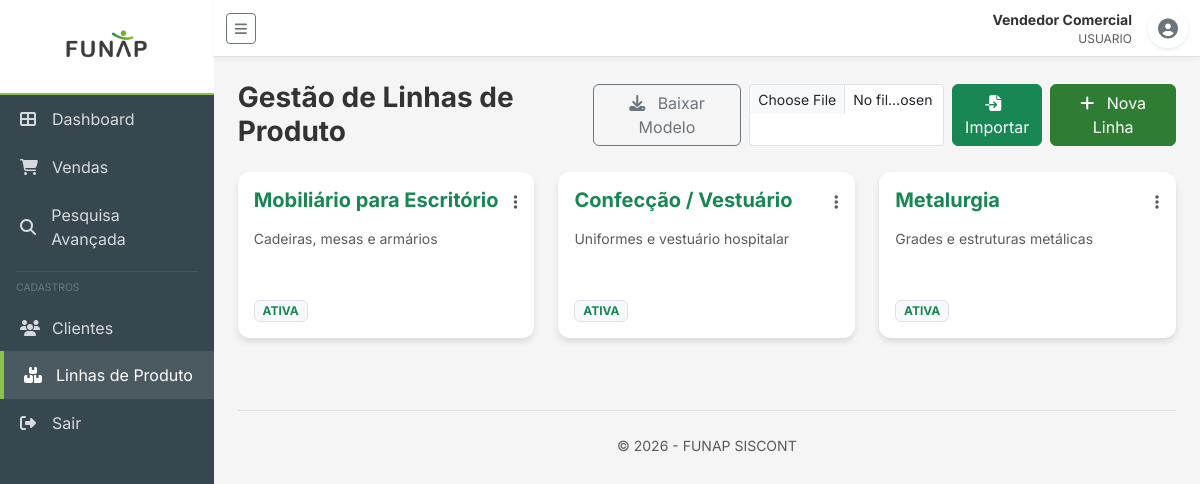
The app's page /linhas-produto (signed in) with its own data.
### app/models/usuario.py (models this page shows)
class Usuario(Base):
    __tablename__ = "usuarios"
    id: Mapped[int] = mapped_column(primary_key=True, index=True)
    nome: Mapped[str] = mapped_column(String(150), nullable=False)
    email: Mapped[str] = mapped_column(String(200), unique=True, nullable=False, index=True)
    senha_hash: Mapped[str] = mapped_column(String(255), nullable=False)
    perfil: Mapped[PerfilEnum] = mapped_column(SAEnum(PerfilEnum), default=PerfilEnum.usuario, nullable=False)
    ativo: Mapped[bool] = mapped_column(Boolean, default=True, nullable=False)
    diretoria_id: Mapped[int | None] = mapped_column(ForeignKey("diretorias.id"), nullable=True, index=True)
    created_at: Mapped[datetime] = mapped_column(DateTime(timezone=True), server_default=func.now())
    updated_at: Mapped[datetime] = mapped_column(
        DateTime(timezone=True), server_default=func.now(), onupdate=func.now()
    )
    diretoria: Mapped["Diretoria"] = relationship("Diretoria", back_populates="usuarios")

### app/models/linha_produto.py (models this page shows)
class LinhaProduto(Base):
    __tablename__ = "linhas_produto"
    id: Mapped[int] = mapped_column(primary_key=True, index=True)
    nome: Mapped[str] = mapped_column(String(150), nullable=False, index=True)
    descricao: Mapped[str | None] = mapped_column(Text, nullable=True)
    ativa: Mapped[bool] = mapped_column(default=True, nullable=False)
    created_at: Mapped[datetime] = mapped_column(DateTime(timezone=True), server_default=func.now())
    updated_at: Mapped[datetime] = mapped_column(
        DateTime(timezone=True), server_default=func.now(), onupdate=func.now()
    )
    vendas: Mapped[list["Venda"]] = relationship("Venda", back_populates="linha_produto")

### app/routers/linhas_produto.py (the view)
@router.get("")
async def list_linhas(
    request: Request,
    db: Session = Depends(get_db),
    current_user: Usuario = Depends(security.get_current_active_user)
):
    linhas = linha_repo.get_multi(db)
    return templates.TemplateResponse(
        "linhas_produto/list.html",
        {"request": request, "linhas": linhas, "user": current_user}
    )

### app/templates/linhas_produto/list.html (shortened to what this page needs)
{% extends "base.html" %}
{% block page_title %}Gestão de Linhas de Produto{% endblock %}
{% block actions %}
<div class="d-flex gap-2">
    <a href="/linhas-produto/template" class="btn btn-outline-secondary">
        <i class="fas fa-download me-2"></i> Baixar Modelo
    </a>
    <form action="/linhas-produto/importar" method="post" enctype="multipart/form-data" class="d-inline-flex gap-2">
        <input type="file" name="file" class="form-control form-control-sm" style="max-width: 200px;" required>
        <button type="submit" class="btn btn-success">
            <i class="fas fa-file-import me-2"></i> Importar
        </button>
    </form>
    <a href="/linhas-produto/novo" class="btn btn-primary">
        <i class="fas fa-plus me-2"></i> Nova Linha
    </a>
</div>
{% endblock %}
{% block content %}
<div class="row">
    {% for linha in linhas %}
    <div class="col-md-4 mb-4">
        <div class="card h-100">
            <div class="card-body">
                <div class="d-flex justify-content-between">
                    <h5 class="card-title fw-bold text-success">{{ linha.nome }}</h5>
                    <div class="dropdown">
                        <button class="btn btn-link text-muted p-0" type="button" data-bs-toggle="dropdown">
                            <i class="fas fa-ellipsis-v"></i>
                        </button>
                    </div>
                </div>
                <p class="card-text text-muted small mt-2">
                    {{ linha.descricao or 'Sem descrição.' }}
                </p>
            </div>
            <div class="card-footer bg-transparent border-0 pb-3">
                <span class="badge bg-light text-success border">ATIVA</span>
            </div>
        </div>
    </div>
    {% else %}
    <div class="col-12 text-center py-5">
        <i class="fas fa-boxes fa-3x mb-3 d-block opacity-25"></i>
        Nenhuma linha de produto cadastrada.
    </div>
    {% endfor %}
</div>
{% endblock %}

### app/templates/base.html (shortened to what this page needs)
<!DOCTYPE html>
<html lang="pt-br">
<head>
    <link href="https://cdn.jsdelivr.net/npm/bootstrap@5.3.2/dist/css/bootstrap.min.css" rel="stylesheet">
    <link href="https://cdnjs.cloudflare.com/ajax/libs/font-awesome/6.4.2/css/all.min.css" rel="stylesheet">
    <link href="{{ url_for('static', path='/css/styles.css') }}" rel="stylesheet">
</head>
<body>
    <div class="d-flex" id="wrapper">
        {% if user %}
        <div id="sidebar-wrapper">
            <div class="sidebar-heading">
                <img src="{{ url_for('static', path='/img/sidebar_logo.png') }}" alt="FUNAP">
            </div>
            <div class="list-group list-group-flush">
                <a href="/dashboard"
                    class="list-group-item list-group-item-action {% if request.url.path == '/dashboard' %}active{% endif %}">
                    <i class="fas fa-th-large"></i> Dashboard
                </a>
                <a href="/vendas"
                    class="list-group-item list-group-item-action {% if '/vendas' in request.url.path %}active{% endif %}">
                    <i class="fas fa-shopping-cart"></i> Vendas
                </a>
                <a href="/vendas"
                    class="list-group-item list-group-item-action {% if request.url.path == '/vendas' %}active{% endif %}">
                    <i class="fas fa-search"></i> Pesquisa Avançada
                </a>
                <hr class="mx-3 my-2 border-secondary">
                <div class="px-3 mb-2 small text-uppercase text-secondary" style="font-size: 0.65rem;">Cadastros</div>
                <a href="/clientes"
                    class="list-group-item list-group-item-action {% if '/clientes' in request.url.path %}active{% endif %}">
                    <i class="fas fa-users"></i> Clientes
                </a>
                <a href="/linhas-produto"
                    class="list-group-item list-group-item-action {% if '/linhas-produto' in request.url.path %}active{% endif %}">
                    <i class="fas fa-boxes"></i> Linhas de Produto
                </a>
                <a href="/logout" class="list-group-item list-group-item-action mt-auto text-danger">
                    <i class="fas fa-sign-out-alt"></i> Sair
                </a>
            </div>
        </div>
        {% endif %}
        <div id="page-content-wrapper">
            <nav class="navbar navbar-expand-lg navbar-light bg-light border-bottom">
                <div class="container-fluid">
                    {% if user %}
                    <button class="btn btn-outline-secondary btn-sm me-3" id="menu-toggle">
                        <i class="fas fa-bars"></i>
                    </button>
                    {% else %}
                    <img src="{{ url_for('static', path='/img/logo.png') }}" alt="Logo" style="height: 30px;"
                        class="me-2">
                    <span class="fw-bold text-success">SISCONT</span>
                    {% endif %}
                    <div class="ms-auto d-flex align-items-center">
                        {% if user %}
                        <div class="me-3 text-end d-none d-md-block">
                            <div class="small fw-bold">{{ user.nome }}</div>
                            <div class="text-muted" style="font-size: 0.75rem;">{{ user.perfil | upper }}</div>
                        </div>
                        <div class="btn-group">
                            <button type="button" class="btn btn-white rounded-circle shadow-sm"
                                data-bs-toggle="dropdown" aria-expanded="false"
                                style="width: 40px; height: 40px; padding: 0;">
                                <i class="fas fa-user-circle fa-lg text-secondary"></i>
                            </button>
                        </div>
                        {% endif %}
                    </div>
                </div>
            </nav>
            <div class="container-fluid p-4">
                <div class="d-flex justify-content-between align-items-center mb-4">
                    <h1 class="h3 mb-0 fw-bold">{% block page_title %}{% endblock %}</h1>
                    {% block actions %}{% endblock %}
                </div>
                {% block content %}{% endblock %}
                <footer class="mt-5 pt-4 text-center border-top">
                    <p class="text-muted small">© 2026 - FUNAP SISCONT</p>
                </footer>
            </div>
        </div>
    </div>
</body>
</html>

### app/static/css/styles.css (style rules this page uses)
:root { --primary-color: #2e7d32; --primary-light: #60ad5e; --primary-dark: #005005; --secondary-color: #37474f; --accent-color: #8bc34a; --background-color: #f5f5f5; --sidebar-width: 260px; --card-shadow: 0 4px 6px rgba(0, 0, 0, 0.1); --transition-speed: 0.3s; }
body { font-family: 'Inter', 'Segoe UI', Roboto, sans-serif; background-color: var(--background-color); color: #333; overflow-x: hidden; }
#sidebar-wrapper { min-height: 100vh; width: var(--sidebar-width); background: var(--secondary-color); color: white; transition: all var(--transition-speed); }
.sidebar-heading { padding: 0.25rem 0.75rem; background: #ffffff; border-bottom: 2px solid var(--accent-color); text-align: center; display: flex; justify-content: center; align-items: center; overflow: hidden; }
.sidebar-heading img { max-width: 100%; height: auto; max-height: 85px; object-fit: contain; }
.list-group-item { background: transparent !important; color: rgba(255, 255, 255, 0.8) !important; border: none !important; padding: 12px 20px !important; transition: all 0.2s; display: flex; align-items: center; gap: 12px; }
.list-group-item:hover, .list-group-item.active { background: rgba(255, 255, 255, 0.1) !important; color: #fff !important; border-left: 4px solid var(--accent-color) !important; }
.list-group-item i { width: 20px; }
#page-content-wrapper { width: 100%; transition: all var(--transition-speed); }
.navbar { background: white !important; box-shadow: 0 2px 4px rgba(0, 0, 0, 0.05); }
.card { border: none; border-radius: 12px; box-shadow: var(--card-shadow); margin-bottom: 1.5rem; }
.btn-primary { background-color: var(--primary-color); border-color: var(--primary-color); }

### records on screen
Usuario: nome "Vendedor Comercial", perfil "USUARIO"
LinhaProduto: nome "Mobiliário para Escritório", descricao "Cadeiras, mesas e armários"
LinhaProduto: nome "Confecção / Vestuário", descricao "Uniformes e vestuário hospitalar"
LinhaProduto: nome "Metalurgia", descricao "Grades e estruturas metálicas"
